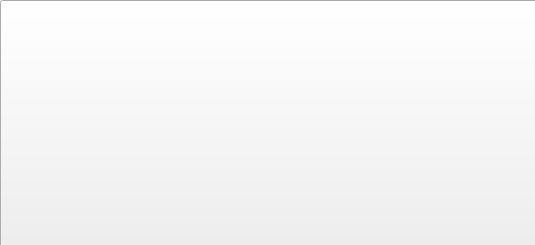
<?xml version="1.0" encoding="UTF-8"?>
<ui version="4.0">
 <class>chaiqiang</class>
 <widget class="QWidget" name="chaiqiang">
  <property name="geometry">
   <rect>
    <x>0</x>
    <y>0</y>
    <width>535</width>
    <height>245</height>
   </rect>
  </property>
  <property name="windowTitle">
   <string>Form</string>
  </property>
  <widget class="QPushButton" name="pushButton">
   <property name="geometry">
    <rect>
     <x>0</x>
     <y>0</y>
     <width>541</width>
     <height>251</height>
    </rect>
   </property>
   <property name="styleSheet">
    <string notr="true">border-image: url(:/meze/img/chuanqiang.jpg);</string>
   </property>
   <property name="text">
    <string/>
   </property>
  </widget>
 </widget>
 <resources/>
 <connections/>
</ui>
